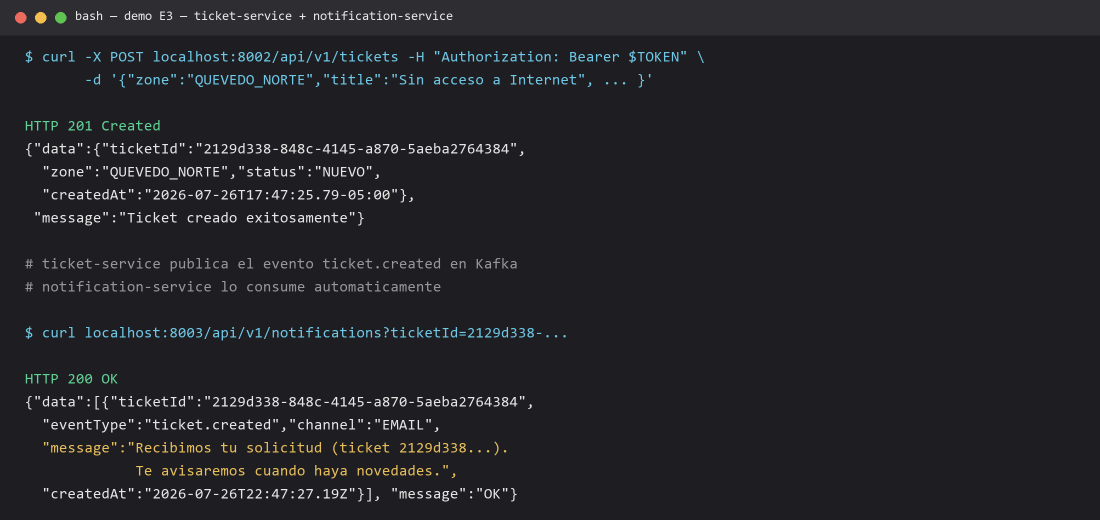
#> input picture docs/evidencias/captura_demo_ticket_notificacion.png, 2200 x 1040 px (shown at 1/2 size)
$ python split_demo_capturas.py
#> lines starting #> are read from the running program, lines starting #| are printed output that depends on the picture
# -*- coding: utf-8 -*-
"""Divide la captura compuesta captura_demo_ticket_notificacion.png (real, capturada en
vivo el 26/07/2026) en 2 capturas independientes -- misma evidencia, sin volver a
ejecutar los servicios -- para cumplir con la observacion de la rubrica de mostrar
una secuencia de pasos en vez de una sola imagen combinada.
"""
import os
from PIL import Image

HERE = os.path.dirname(os.path.abspath(__file__))
SRC = os.path.join(HERE, "captura_demo_ticket_notificacion.png")

im = Image.open(SRC)
#> im is the input picture: PIL image 2200x1040 RGB; mean R, G, B 35.5, 36.1, 39.9
W, H = im.size  # 2200 x 1040
#> W = 2200; H = 1040

TITLE_BAR = (0, 0, W, 60)
#> TITLE_BAR = (0, 0, 2200, 60)

# Paso 1: creacion del ticket (POST + HTTP 201) -- ya incluye la barra de titulo.
paso1_box = (0, 0, W, 462)
#> paso1_box = (0, 0, 2200, 462)
paso1 = im.crop(paso1_box)
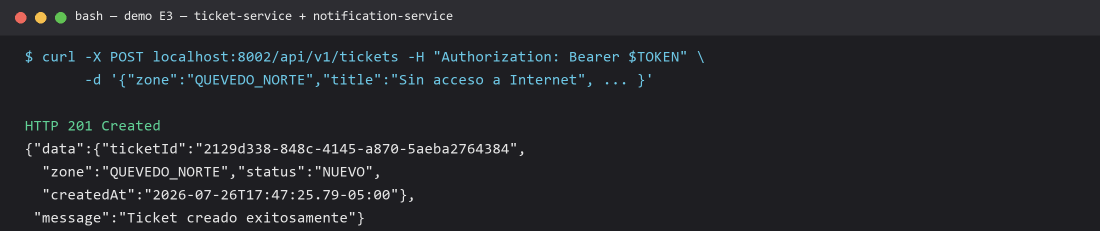
#> paso1: PIL image 2200x462 RGB (shown at 1/2 size); mean R, G, B 36.9, 38, 42.2
paso1.save(os.path.join(HERE, "captura_demo_paso1_creacion.png"))

# Paso 3: consulta de la notificacion (GET + HTTP 200) -- se compone la barra de
# titulo + el tramo inferior real de la misma captura, para que se vea como una
# ventana de terminal independiente.
get_section_box = (0, 649, W, 1017)
#> get_section_box = (0, 649, 2200, 1017)
get_section = im.crop(get_section_box)
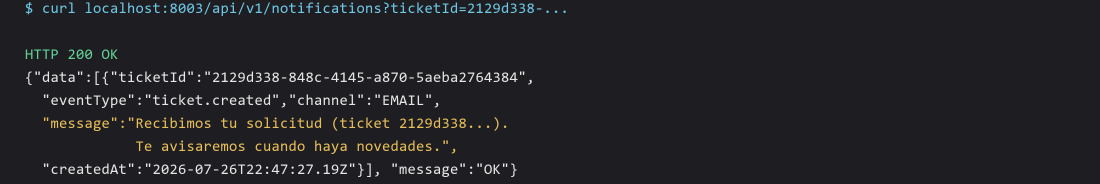
#> get_section: PIL image 2200x368 RGB (shown at 1/2 size); mean R, G, B 35.6, 36, 39.1
paso3 = Image.new("RGB", (W, TITLE_BAR[3] + get_section.height), "white")
#> paso3: PIL image 2200x428 RGB; every value is 255
paso3.paste(im.crop(TITLE_BAR), (0, 0))
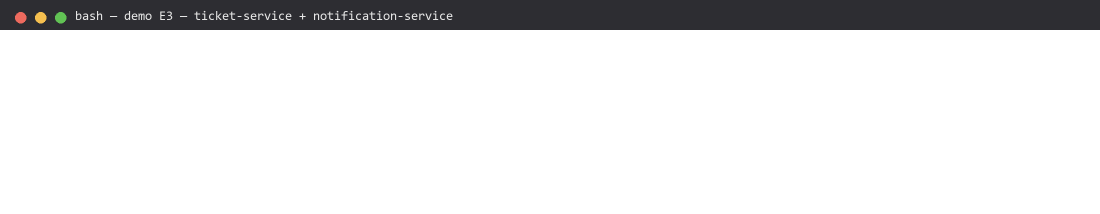
#> paso3: PIL image 2200x428 RGB (shown at 1/2 size); mean R, G, B 226.3, 226.3, 226.9
paso3.paste(get_section, (0, TITLE_BAR[3]))
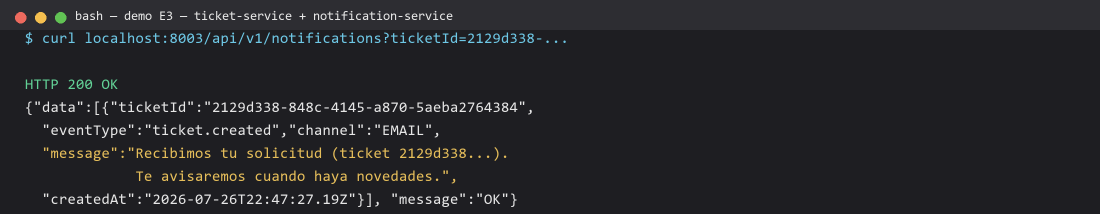
#> paso3: PIL image 2200x428 RGB (shown at 1/2 size); mean R, G, B 37.7, 38, 41.2
paso3.save(os.path.join(HERE, "captura_demo_paso3_notificacion.png"))

print("paso1:", paso1.size)
#| paso1: (2200, 462)
print("paso3:", paso3.size)
#| paso3: (2200, 428)
